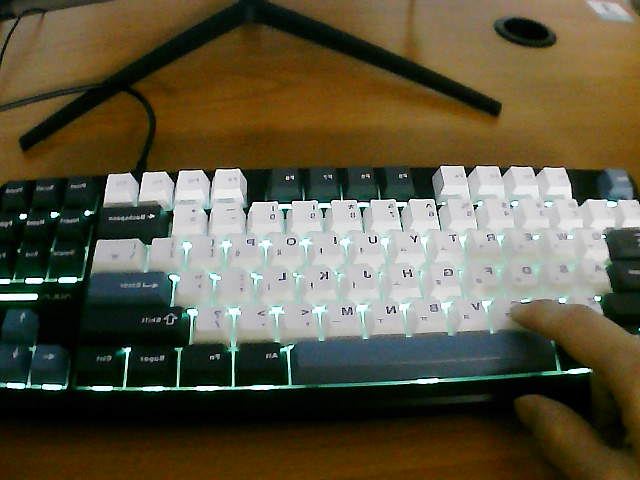
#> input picture day01_opencv_basic/my_photo.png, 640 x 480 px, given in place of the camera
$ python step2_servo_control_improved.py
#> lines starting #> are read from the running program, lines starting #| are printed output that depends on the picture; after the words box and inside, x2 and y2 are one past the last pixel; in counts of white or black regions, pixels touching at a corner belong together
import cv2 as cv
import numpy as np
import serial
import time

COM_PORT = 'COM4'
try:
    arduino = serial.Serial(COM_PORT, 9600, timeout=1)
    time.sleep(2)
    print("✅ 아두이노 연결 성공")
except Exception as e:
    print(f"❌ 아두이노 연결 실패")
    arduino = None

def nothing(x):
    pass

cv.namedWindow('Trackbars')
cv.createTrackbar('H_Lower', 'Trackbars', 110, 179, nothing)
cv.createTrackbar('S_Lower', 'Trackbars', 50, 255, nothing)
cv.createTrackbar('V_Lower', 'Trackbars', 50, 255, nothing)
cv.createTrackbar('H_Upper', 'Trackbars', 121, 179, nothing)
cv.createTrackbar('S_Upper', 'Trackbars', 255, 255, nothing)
cv.createTrackbar('V_Upper', 'Trackbars', 255, 255, nothing)

AREA_THRESHOLD = 500
cap = cv.VideoCapture(0)

kernel = cv.getStructuringElement(cv.MORPH_ELLIPSE, (5, 5))

is_door_open = False
prev_frame_time = 0

extra_colors = {
    'Yellow': (np.array([20, 100, 100]), np.array([30, 255, 255]))
}

while True:
    process_start_time = time.time()

    ret, frame = cap.read()
#> frame is the input picture: shape (480, 640, 3); mean B, G, R 65.7, 87.6, 93.4
    if not ret:
        break

    height, width = frame.shape[:2]
#> height = 480; width = 640

    roi_startY = int(height / 2)
#> roi_startY = 240
    roi = frame[roi_startY:height, :]
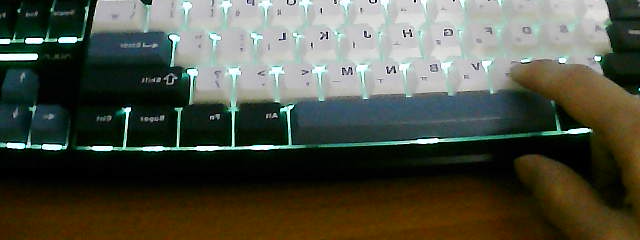
#> roi: shape (240, 640, 3); mean B, G, R 68.5, 81.3, 78.6

    hsv = cv.cvtColor(roi, cv.COLOR_BGR2HSV)
#> hsv: shape (240, 640, 3); mean H, S, V 55.6, 135.4, 88.6

    h_l = cv.getTrackbarPos('H_Lower', 'Trackbars')
    s_l = cv.getTrackbarPos('S_Lower', 'Trackbars')
    v_l = cv.getTrackbarPos('V_Lower', 'Trackbars')
    h_u = cv.getTrackbarPos('H_Upper', 'Trackbars')
    s_u = cv.getTrackbarPos('S_Upper', 'Trackbars')
    v_u = cv.getTrackbarPos('V_Upper', 'Trackbars')

    lower_bound = np.array([h_l, s_l, v_l])
    upper_bound = np.array([h_u, s_u, v_u])

    mask_blue = cv.inRange(hsv, lower_bound, upper_bound)
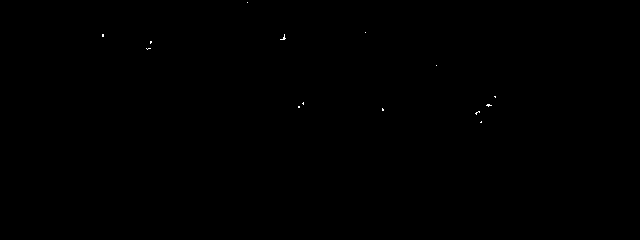
#> mask_blue: shape (240, 640); 0.04% white in thin lines or dots, all inside (x1, y1, x2, y2) = (102, 2, 496, 123)
    mask_blue_cleaned = cv.morphologyEx(mask_blue, cv.MORPH_OPEN, kernel)
#> mask_blue_cleaned: shape (240, 640); every value is 0
    area_blue = cv.countNonZero(mask_blue_cleaned)
#> area_blue = 0

    detected_color = None
    max_area = 0

    if area_blue > AREA_THRESHOLD:
        detected_color = "Blue"
        max_area = area_blue

    for color_name, (lower, upper) in extra_colors.items():
        mask_extra = cv.inRange(hsv, lower, upper)
        mask_extra_cleaned = cv.morphologyEx(mask_extra, cv.MORPH_OPEN, kernel)
        area_extra = cv.countNonZero(mask_extra_cleaned)
        if area_extra > AREA_THRESHOLD and area_extra > max_area:
            detected_color = color_name
            max_area = area_extra
#> this loop made 1 pass
#> (area_extra, max_area) on pass 1: (553, 553)
#> pass 1, `mask_extra = cv.inRange(hsv, lower, upper)`:
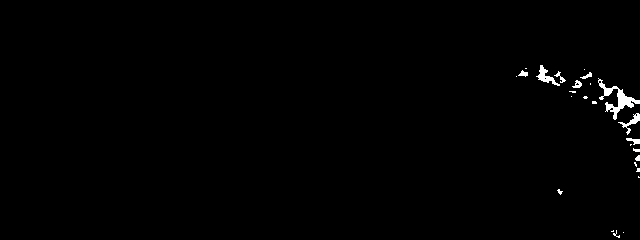
#> mask_extra: shape (240, 640); 0.74% white; 26 white regions (16 under 20 px), largest, box (x1, y1, x2, y2) and area: (598, 78, 640, 120) 478, (536, 65, 560, 86) 166, (618, 113, 640, 135) 126
#> pass 1, `mask_extra_cleaned = cv.morphologyEx(mask_extra, cv.MORPH_OPEN, kernel)`:
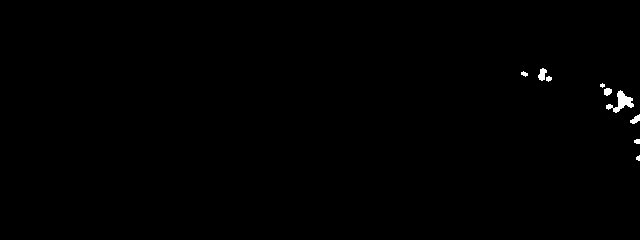
#> mask_extra_cleaned: shape (240, 640); 0.36% white; 9 white regions (2 under 20 px), largest, box (x1, y1, x2, y2) and area: (606, 90, 634, 113) 257, (538, 68, 547, 81) 75, (630, 114, 640, 124) 57
#> after the loop, detected_color = 'Yellow'; max_area = 553

    if detected_color is not None:
        if not is_door_open:
            reaction_time = (time.time() - process_start_time) * 1000
            if arduino: arduino.write(b'O')
            is_door_open = True

        status_text = f"DETECTED - open ({detected_color}, Area: {max_area}px)"
#> status_text = 'DETECTED - open (Yellow, Area: 553px)'
        cv.rectangle(frame, (0, roi_startY), (width, height), (0, 255, 0), 2)
        cv.putText(frame, status_text, (10, 70), cv.FONT_HERSHEY_SIMPLEX, 0.7, (0, 255, 0), 2, cv.LINE_AA)

    else:
        if is_door_open:
            reaction_time = (time.time() - process_start_time) * 1000
            print(f"(반응속도: {reaction_time:.1f}ms)")
            if arduino: arduino.write(b'C')
            is_door_open = False

        status_text = "NOT DETECTED - closed"
        cv.rectangle(frame, (0, roi_startY), (width, height), (0, 0, 255), 2)
        cv.putText(frame, status_text, (10, 70), cv.FONT_HERSHEY_SIMPLEX, 0.8, (0, 0, 255), 2, cv.LINE_AA)

    current_time = time.time()
    fps = 1 / (current_time - prev_frame_time) if prev_frame_time > 0 else 0
    prev_frame_time = current_time
    cv.putText(frame, f"FPS: {int(fps)}", (10, 30), cv.FONT_HERSHEY_SIMPLEX, 0.7, (255, 255, 0), 2, cv.LINE_AA)
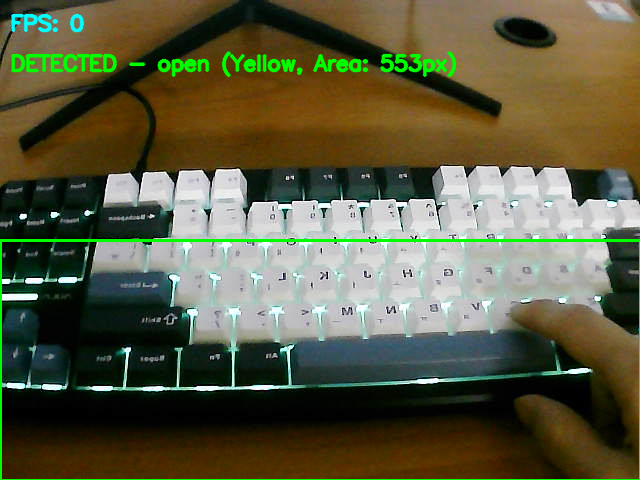
#> frame: shape (480, 640, 3); mean B, G, R 64.7, 91.5, 91

    cv.imshow('Frame', frame)
    cv.imshow('Cleaned Mask (Blue)', mask_blue_cleaned)

    if cv.waitKey(1) & 0xFF == ord('q'):
#> (key q is pressed here)
        break

if arduino: arduino.close()
cap.release()
cv.destroyAllWindows()
